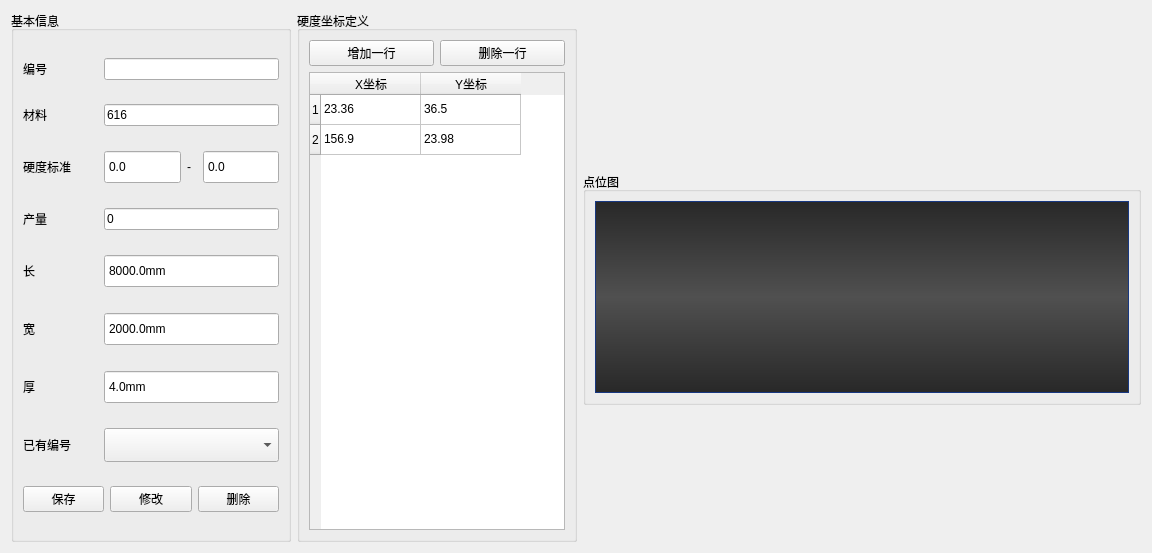
        <widget class="QWidget" name="pointDefinitionPage">
         <layout class="QGridLayout" name="gridLayout_5">
          <item row="1" column="1">
           <widget class="QGroupBox" name="pointGroupImg2">
            <property name="minimumSize">
             <size>
              <width>290</width>
              <height>0</height>
             </size>
            </property>
            <property name="title">
             <string>点位图</string>
            </property>
            <layout class="QHBoxLayout" name="horizontalLayout_10" stretch="0,0">
             <item>
              <widget class="BaseGraphicsView" name="pointView">
               <property name="styleSheet">
                <string notr="true">QGraphicsView
{
	border: 1px solid #183881;	
	background-color: qlineargradient(spread:reflect, x1:0.5, y1:0, x2:0.5, y2:0.5, stop:0 rgba(40, 40, 40, 255), stop:1 rgba(80, 80, 80, 255));
}</string>
               </property>
              </widget>
             </item>
             <item>
              <layout class="QVBoxLayout" name="verticalLayout_6"/>
             </item>
            </layout>
           </widget>
          </item>
          <item row="2" column="1">
           <spacer name="verticalSpacer_4">
            <property name="orientation">
             <enum>Qt::Vertical</enum>
            </property>
            <property name="sizeHint" stdset="0">
             <size>
              <width>528</width>
              <height>137</height>
             </size>
            </property>
           </spacer>
          </item>
          <item row="0" column="0" rowspan="3">
           <layout class="QHBoxLayout" name="horizontalLayout_4">
            <item>
             <widget class="QGroupBox" name="defineGroup">
              <property name="minimumSize">
               <size>
                <width>280</width>
                <height>0</height>
               </size>
              </property>
              <property name="title">
               <string>基本信息</string>
              </property>
              <layout class="QGridLayout" name="gridLayout_3">
               <item row="0" column="0">
                <layout class="QHBoxLayout" name="horizontalLayout_13">
                 <item>
                  <widget class="QLabel" name="label_4">
                   <property name="minimumSize">
                    <size>
                     <width>75</width>
                     <height>0</height>
                    </size>
                   </property>
                   <property name="maximumSize">
                    <size>
                     <width>75</width>
                     <height>16777215</height>
                    </size>
                   </property>
                   <property name="text">
                    <string>编号</string>
                   </property>
                  </widget>
                 </item>
                 <item>
                  <widget class="QLineEdit" name="pointCode"/>
                 </item>
                </layout>
               </item>
               <item row="1" column="0">
                <layout class="QHBoxLayout" name="horizontalLayout_17">
                 <item>
                  <widget class="QLabel" name="label_12">
                   <property name="minimumSize">
                    <size>
                     <width>75</width>
                     <height>0</height>
                    </size>
                   </property>
                   <property name="maximumSize">
                    <size>
                     <width>75</width>
                     <height>16777215</height>
                    </size>
                   </property>
                   <property name="text">
                    <string>材料</string>
                   </property>
                  </widget>
                 </item>
                 <item>
                  <widget class="QLineEdit" name="material">
                   <property name="text">
                    <string>616</string>
                   </property>
                  </widget>
                 </item>
                </layout>
               </item>
               <item row="2" column="0">
                <layout class="QHBoxLayout" name="horizontalLayout_18">
                 <item>
                  <widget class="QLabel" name="label_15">
                   <property name="minimumSize">
                    <size>
                     <width>75</width>
                     <height>0</height>
                    </size>
                   </property>
                   <property name="maximumSize">
                    <size>
                     <width>75</width>
                     <height>16777215</height>
                    </size>
                   </property>
                   <property name="text">
                    <string>硬度标准</string>
                   </property>
                  </widget>
                 </item>
                 <item>
                  <widget class="QDoubleSpinBox" name="D_thick_std">
                   <property name="minimumSize">
                    <size>
                     <width>0</width>
                     <height>34</height>
                    </size>
                   </property>
                   <property name="focusPolicy">
                    <enum>Qt::ClickFocus</enum>
                   </property>
                   <property name="buttonSymbols">
                    <enum>QAbstractSpinBox::NoButtons</enum>
                   </property>
                   <property name="decimals">
                    <number>1</number>
                   </property>
                   <property name="maximum">
                    <double>2000.000000000000000</double>
                   </property>
                  </widget>
                 </item>
                 <item>
                  <widget class="QLabel" name="label_16">
                   <property name="maximumSize">
                    <size>
                     <width>10</width>
                     <height>16777215</height>
                    </size>
                   </property>
                   <property name="text">
                    <string>-</string>
                   </property>
                  </widget>
                 </item>
                 <item>
                  <widget class="QDoubleSpinBox" name="U_thick_std">
                   <property name="minimumSize">
                    <size>
                     <width>0</width>
                     <height>34</height>
                    </size>
                   </property>
                   <property name="focusPolicy">
                    <enum>Qt::ClickFocus</enum>
                   </property>
                   <property name="buttonSymbols">
                    <enum>QAbstractSpinBox::NoButtons</enum>
                   </property>
                   <property name="decimals">
                    <number>1</number>
                   </property>
                   <property name="maximum">
                    <double>2000.000000000000000</double>
                   </property>
                  </widget>
                 </item>
                </layout>
               </item>
               <item row="3" column="0">
                <layout class="QHBoxLayout" name="horizontalLayout_21">
                 <item>
                  <widget class="QLabel" name="label_22">
                   <property name="minimumSize">
                    <size>
                     <width>75</width>
                     <height>0</height>
                    </size>
                   </property>
                   <property name="maximumSize">
                    <size>
                     <width>75</width>
                     <height>16777215</height>
                    </size>
                   </property>
                   <property name="text">
                    <string>产量</string>
                   </property>
                  </widget>
                 </item>
                 <item>
                  <widget class="QLineEdit" name="yieldDefine">
                   <property name="text">
                    <string>0</string>
                   </property>
                  </widget>
                 </item>
                </layout>
               </item>
               <item row="4" column="0">
                <layout class="QHBoxLayout" name="horizontalLayout_14">
                 <item>
                  <widget class="QLabel" name="label_6">
                   <property name="maximumSize">
                    <size>
                     <width>75</width>
                     <height>16777215</height>
                    </size>
                   </property>
                   <property name="text">
                    <string>长</string>
                   </property>
                  </widget>
                 </item>
                 <item>
                  <widget class="QDoubleSpinBox" name="length">
                   <property name="minimumSize">
                    <size>
                     <width>0</width>
                     <height>34</height>
                    </size>
                   </property>
                   <property name="focusPolicy">
                    <enum>Qt::ClickFocus</enum>
                   </property>
                   <property name="buttonSymbols">
                    <enum>QAbstractSpinBox::NoButtons</enum>
                   </property>
                   <property name="prefix">
                    <string/>
                   </property>
                   <property name="suffix">
                    <string>mm</string>
                   </property>
                   <property name="decimals">
                    <number>1</number>
                   </property>
                   <property name="maximum">
                    <double>10000.000000000000000</double>
                   </property>
                   <property name="value">
                    <double>8000.000000000000000</double>
                   </property>
                  </widget>
                 </item>
                </layout>
               </item>
               <item row="5" column="0">
                <layout class="QHBoxLayout" name="horizontalLayout_15">
                 <item>
                  <widget class="QLabel" name="label_8">
                   <property name="maximumSize">
                    <size>
                     <width>75</width>
                     <height>16777215</height>
                    </size>
                   </property>
                   <property name="text">
                    <string>宽</string>
                   </property>
                  </widget>
                 </item>
                 <item>
                  <widget class="QDoubleSpinBox" name="width">
                   <property name="minimumSize">
                    <size>
                     <width>0</width>
                     <height>34</height>
                    </size>
                   </property>
                   <property name="focusPolicy">
                    <enum>Qt::ClickFocus</enum>
                   </property>
                   <property name="buttonSymbols">
                    <enum>QAbstractSpinBox::NoButtons</enum>
                   </property>
                   <property name="prefix">
                    <string/>
                   </property>
                   <property name="suffix">
                    <string>mm</string>
                   </property>
                   <property name="decimals">
                    <number>1</number>
                   </property>
                   <property name="maximum">
                    <double>10000.000000000000000</double>
                   </property>
                   <property name="value">
                    <double>2000.000000000000000</double>
                   </property>
                  </widget>
                 </item>
                </layout>
               </item>
               <item row="6" column="0">
                <layout class="QHBoxLayout" name="horizontalLayout_19">
                 <item>
                  <widget class="QLabel" name="label_13">
                   <property name="maximumSize">
                    <size>
                     <width>75</width>
                     <height>16777215</height>
                    </size>
                   </property>
                   <property name="text">
                    <string>厚</string>
                   </property>
                  </widget>
                 </item>
                 <item>
                  <widget class="QDoubleSpinBox" name="thick">
                   <property name="minimumSize">
                    <size>
                     <width>0</width>
                     <height>34</height>
                    </size>
                   </property>
                   <property name="focusPolicy">
                    <enum>Qt::ClickFocus</enum>
                   </property>
                   <property name="buttonSymbols">
                    <enum>QAbstractSpinBox::NoButtons</enum>
                   </property>
                   <property name="prefix">
                    <string/>
                   </property>
                   <property name="suffix">
                    <string>mm</string>
                   </property>
                   <property name="decimals">
                    <number>1</number>
                   </property>
                   <property name="maximum">
                    <double>100.000000000000000</double>
                   </property>
                   <property name="value">
                    <double>4.000000000000000</double>
                   </property>
                  </widget>
                 </item>
                </layout>
               </item>
               <item row="7" column="0">
                <layout class="QHBoxLayout" name="horizontalLayout_22">
                 <item>
                  <widget class="QLabel" name="label_17">
                   <property name="maximumSize">
                    <size>
                     <width>75</width>
                     <height>16777215</height>
                    </size>
                   </property>
                   <property name="text">
                    <string>已有编号</string>
                   </property>
                  </widget>
                 </item>
                 <item>
                  <widget class="QComboBox" name="pointCodeList">
                   <property name="minimumSize">
                    <size>
                     <width>0</width>
                     <height>34</height>
                    </size>
                   </property>
                  </widget>
                 </item>
                </layout>
               </item>
               <item row="8" column="0">
                <layout class="QHBoxLayout" name="horizontalLayout_23">
                 <item>
                  <widget class="QPushButton" name="savePointInfoBtn">
                   <property name="text">
                    <string>保存</string>
                   </property>
                  </widget>
                 </item>
                 <item>
                  <widget class="QPushButton" name="updatePointInfoBtn">
                   <property name="text">
                    <string>修改</string>
                   </property>
                  </widget>
                 </item>
                 <item>
                  <widget class="QPushButton" name="deletePointInfoBtn">
                   <property name="text">
                    <string>删除</string>
                   </property>
                  </widget>
                 </item>
                </layout>
               </item>
              </layout>
             </widget>
            </item>
            <item>
             <widget class="QGroupBox" name="pointGroup">
              <property name="title">
               <string>硬度坐标定义</string>
              </property>
              <layout class="QVBoxLayout" name="verticalLayout_4">
               <item>
                <layout class="QHBoxLayout" name="horizontalLayout_3">
                 <item>
                  <widget class="QPushButton" name="addRowBtn">
                   <property name="text">
                    <string>增加一行</string>
                   </property>
                  </widget>
                 </item>
                 <item>
                  <widget class="QPushButton" name="deleteRowBtn">
                   <property name="text">
                    <string>删除一行</string>
                   </property>
                  </widget>
                 </item>
                </layout>
               </item>
               <item>
                <widget class="QTableWidget" name="pointTable">
                 <property name="minimumSize">
                  <size>
                   <width>250</width>
                   <height>0</height>
                  </size>
                 </property>
                 <property name="selectionBehavior">
                  <enum>QAbstractItemView::SelectRows</enum>
                 </property>
                 <row>
                  <property name="text">
                   <string>1</string>
                  </property>
                 </row>
                 <row>
                  <property name="text">
                   <string>2</string>
                  </property>
                 </row>
                 <column>
                  <property name="text">
                   <string>X坐标</string>
                  </property>
                 </column>
                 <column>
                  <property name="text">
                   <string>Y坐标</string>
                  </property>
                 </column>
                 <item row="0" column="0">
                  <property name="text">
                   <string>23.36</string>
                  </property>
                 </item>
                 <item row="0" column="1">
                  <property name="text">
                   <string>36.5</string>
                  </property>
                 </item>
                 <item row="1" column="0">
                  <property name="text">
                   <string>156.9</string>
                  </property>
                 </item>
                 <item row="1" column="1">
                  <property name="text">
                   <string>23.98</string>
                  </property>
                 </item>
                </widget>
               </item>
              </layout>
             </widget>
            </item>
           </layout>
          </item>
          <item row="0" column="1">
           <spacer name="verticalSpacer_3">
            <property name="orientation">
             <enum>Qt::Vertical</enum>
            </property>
            <property name="sizeHint" stdset="0">
             <size>
              <width>558</width>
              <height>155</height>
             </size>
            </property>
           </spacer>
          </item>
         </layout>
        </widget>
